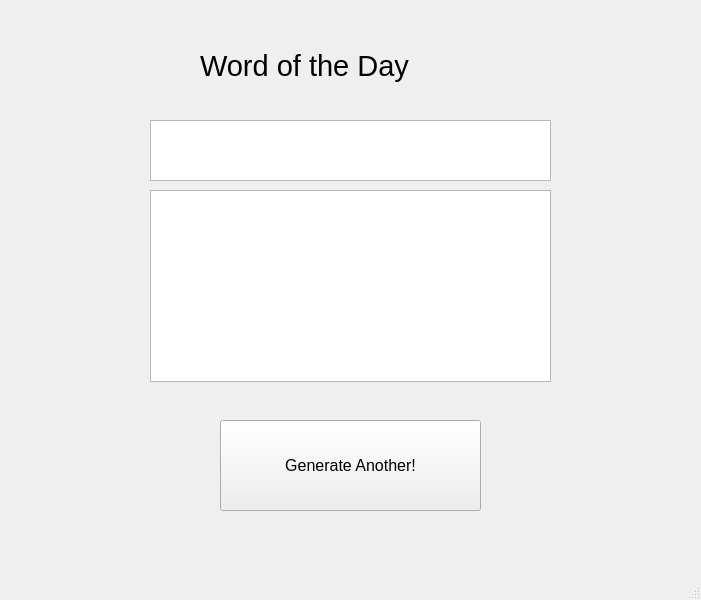
<?xml version="1.0" encoding="UTF-8"?>
<ui version="4.0">
 <class>MainWindow</class>
 <widget class="QMainWindow" name="MainWindow">
  <property name="geometry">
   <rect>
    <x>0</x>
    <y>0</y>
    <width>701</width>
    <height>600</height>
   </rect>
  </property>
  <property name="windowTitle">
   <string>MainWindow</string>
  </property>
  <widget class="QWidget" name="centralwidget">
   <widget class="QTextBrowser" name="wordOutput">
    <property name="geometry">
     <rect>
      <x>150</x>
      <y>120</y>
      <width>401</width>
      <height>61</height>
     </rect>
    </property>
   </widget>
   <widget class="QLabel" name="label">
    <property name="geometry">
     <rect>
      <x>200</x>
      <y>30</y>
      <width>321</width>
      <height>71</height>
     </rect>
    </property>
    <property name="font">
     <font>
      <pointsize>22</pointsize>
     </font>
    </property>
    <property name="text">
     <string>Word of the Day</string>
    </property>
   </widget>
   <widget class="QPushButton" name="generatePb">
    <property name="geometry">
     <rect>
      <x>220</x>
      <y>420</y>
      <width>261</width>
      <height>91</height>
     </rect>
    </property>
    <property name="font">
     <font>
      <pointsize>12</pointsize>
     </font>
    </property>
    <property name="text">
     <string>Generate Another!</string>
    </property>
   </widget>
   <widget class="QTextBrowser" name="meaningOutput">
    <property name="geometry">
     <rect>
      <x>150</x>
      <y>190</y>
      <width>401</width>
      <height>192</height>
     </rect>
    </property>
   </widget>
  </widget>
  <widget class="QMenuBar" name="menubar">
   <property name="geometry">
    <rect>
     <x>0</x>
     <y>0</y>
     <width>701</width>
     <height>26</height>
    </rect>
   </property>
  </widget>
  <widget class="QStatusBar" name="statusbar"/>
 </widget>
 <resources/>
 <connections/>
</ui>
